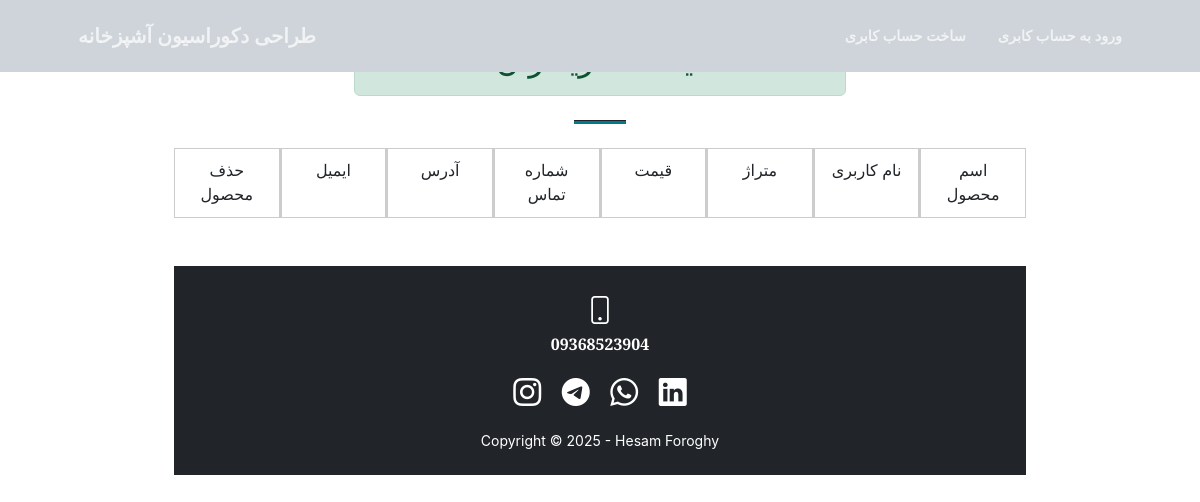
The app's page /sellform_panel.php, older data.
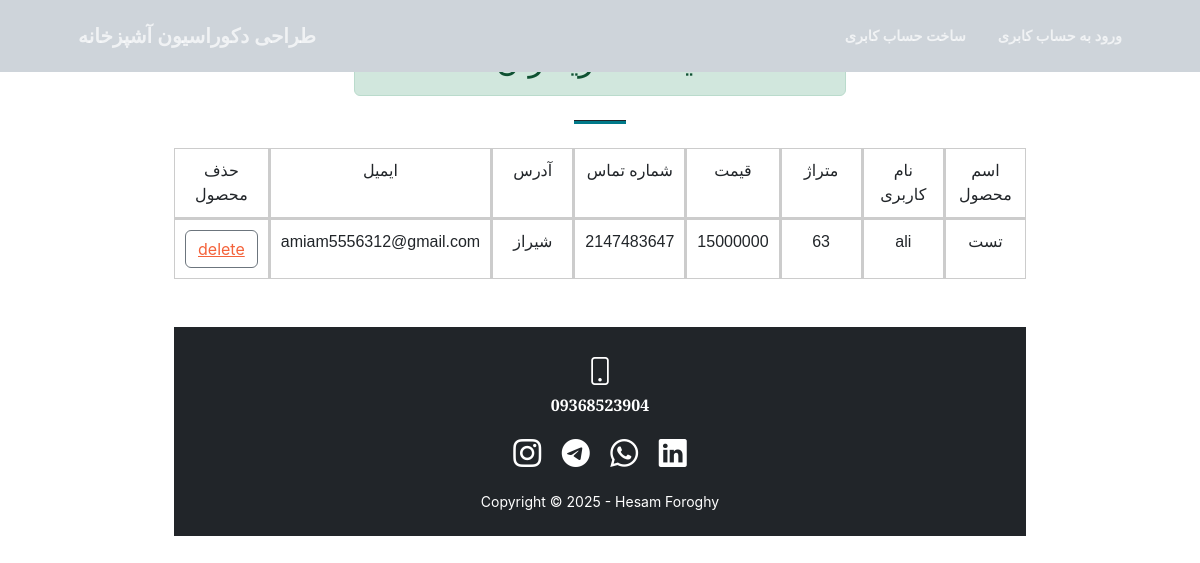
The same page, newer data.
### tables this page shows
CREATE TABLE `sellform` (
  `name` varchar(25) NOT NULL,
  `ghymat` int(11) NOT NULL,
  `id` int(11) NOT NULL,
  `meter` int(11) NOT NULL,
  `totalprice` int(11) NOT NULL,
  `username` varchar(25) NOT NULL,
  `address` varchar(250) NOT NULL,
  `mobile` int(11) NOT NULL,
  `email` varchar(30) NOT NULL,
  `idk` int(11) NOT NULL
);

### sellform_panel.php (the view, shortened to what this page needs)
<?php
include("navbar.php")
?>
<div class="row">
<div class="container px-4 px-lg-5">
<div class="container px-4 px-lg-5">
                <div class="row gx-4 gx-lg-5 justify-content-center">
                    <div class="col-lg-8 col-xl-6 text-center"></br>
                        <h2 class='alert alert-success'  role='alert'>لیست خریداران </h2>
                        <hr class="divider"/>
                        </div>
<?php
include("connect.php");
$b=mysqli_query($a,"SELECT * FROM `sellform`");
?>
<div class="col-lg-10 mx-auto">
    <div class="table-responsive">
      <div class="table4">
      <div class="cell"> اسم محصول</div>
      <div class="cell"> نام کاربری</div>
      <div class="cell"> متراژ</div>
      <div class="cell"> قیمت</div>
      <div class="cell"> شماره تماس</div>
      <div class="cell"> آدرس</div>
      <div class="cell">ایمیل </div>
      <div class="cell">حذف محصول </div>
            <?php
            $row=mysqli_fetch_array($b);
            while($row)
            {
                ?>
  <div class="cell"> <?php echo($row["name"]);  ?></div>
  <div class="cell"> <?php echo($row["username"]);  ?> </div>
  <div class="cell"><?php echo($row["meter"]);  ?> </div>
  <div class="cell"> <?php echo($row["ghymat"]);  ?> </div>
  <div class="cell"><?php echo($row["mobile"]);  ?>  </div>
  <div class="cell"><?php echo($row["address"]);  ?> </div>
  <div class="cell"> <?php echo($row["email"]);  ?></div>
  <div class="cell">          <button class="btn btn-outline-secondary"><a class="lk" href="selldelete.php?id=<?php echo($row["id"]); ?>" id="n1">delete</a></button></div>
            <?php
             $row=mysqli_fetch_array($b);
            }
            ?>
</div>
</div>
<?php
include("footer.php");
?>

Row changes from the older to the newer data that the page shows:
added sellform: name "تست", username "ali", meter "63", ghymat "15000000", mobile "2147483647", address "شیراز", email "amiam5556312@gmail.com"
